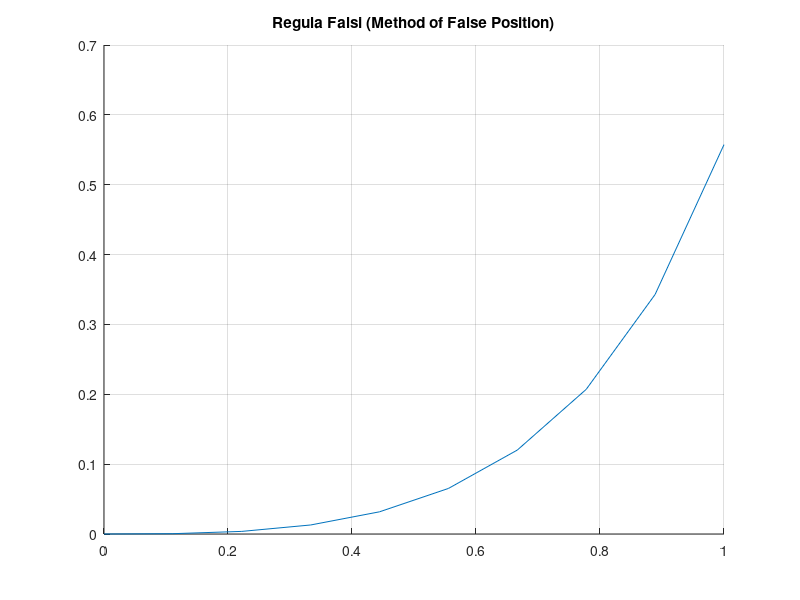

Here is the MATLAB script that generated this plot:
% Uses Regula Falsi to find a root r, of a function f.
format long; % Set format to long to see more decimal places.
 
f = @(x) tan(x)-x; % Function to be evaluated.
 
% Interval [a,b] on which there exists a root, f(a)f(b)<0.
a = 4; b = 5;
 
step_size = Inf; % Set step_size to Inf to allow every e_step.
e_step = 1e-15; % User-specified error.
n = 0; % Variable used to count number of iterations.
 
% Main loop.
while (step_size >= e_step)
 c = b - (f(b)*(b-a)) / (f(b)-f(a));
 if f(a)*f(c) < 0
 % f(a) and f(c) have opposite signs, and so r is bracketed between a
 % and c. We set b=c and shorten our interval by b-c.
 step_size = b - c;
 b = c;
 else
 % f(a) and f(c) have the same sign, so r is bracketed between c and b.
 % We set a=c and shorten our interval by c-a.
 step_size = c - a;
 a = c;
 end
 n = n + 1; % Add one to number of iterations.
end
 
% Output.
fprintf('The approximate root after %d iterations is: %12.15f',n,c);
 
% Plot properties.
grid on; hold on;
title('Regula Falsi (Method of False Position)');
 
% Plot the function on interval x.
x = linspace(0,1,10);
plot(x,f(x));